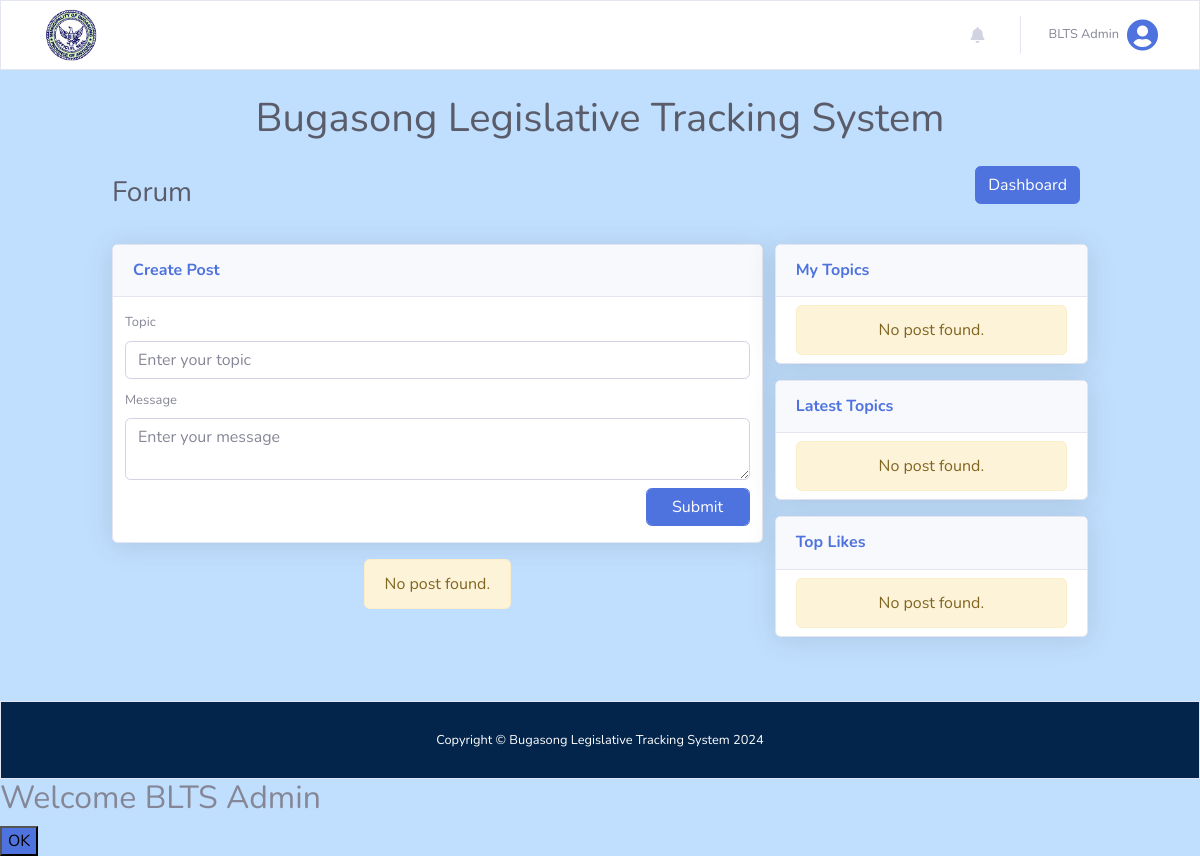
The page /views/citizen_forum.php (signed in) on the database as committed earlier.
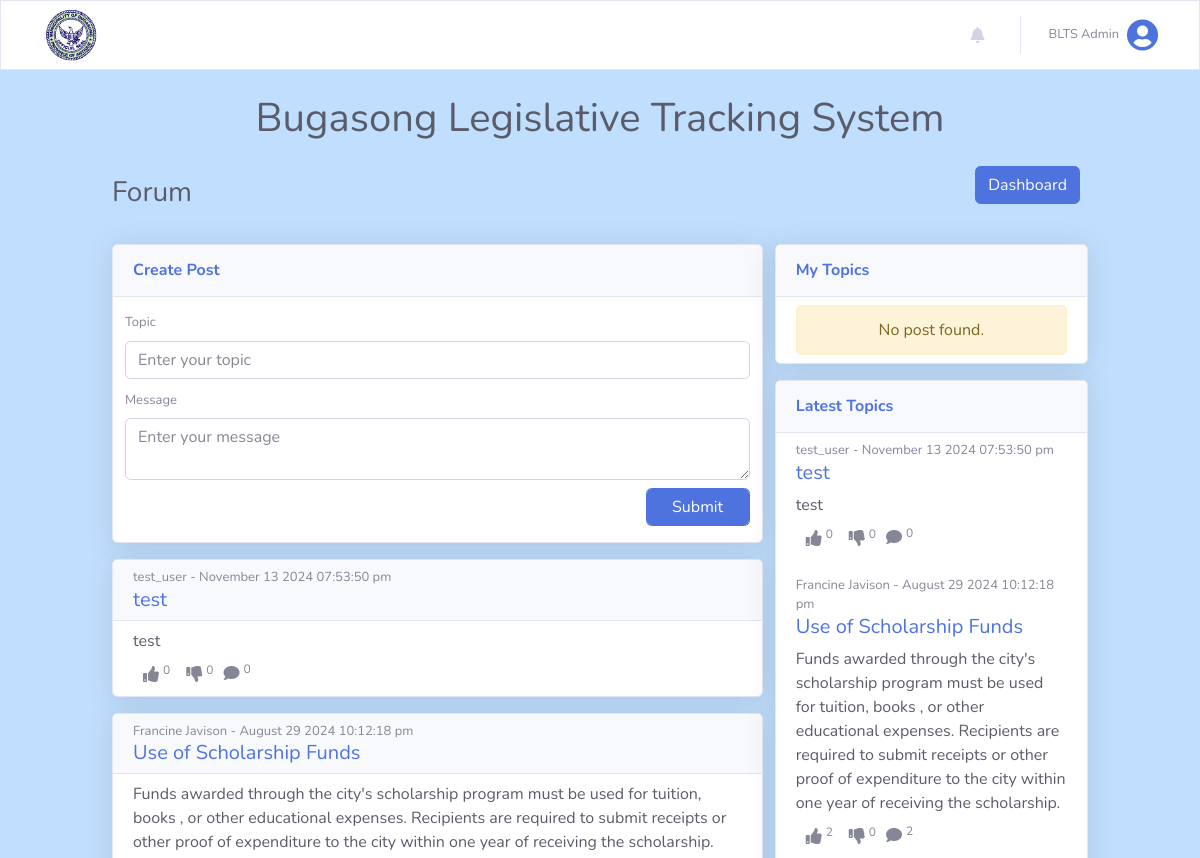
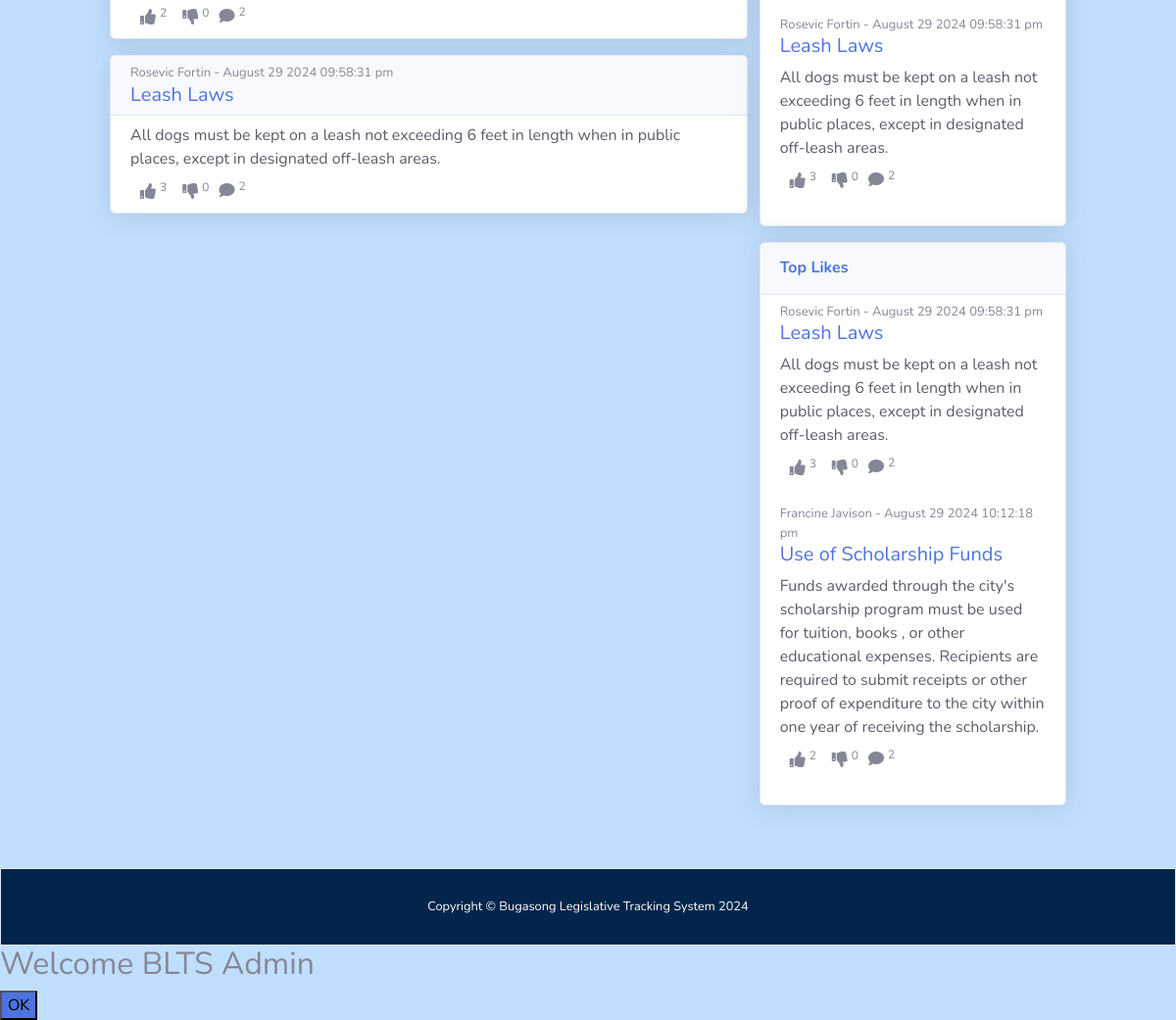
The same page on the database as committed later (2 pictures, top to bottom).
### tables this page shows
CREATE TABLE `posts` (
  `post_id` int(255) NOT NULL,
  `user_id` int(255) NOT NULL,
  `topic` longtext NOT NULL,
  `message` longtext NOT NULL,
  `status` int(255) NOT NULL DEFAULT 0,
  `reason` varchar(255) DEFAULT NULL,
  `date_added` datetime(6) NOT NULL DEFAULT current_timestamp(6)
);

CREATE TABLE `users` (
  `user_id` int(255) NOT NULL,
  `name` varchar(255) NOT NULL,
  `email` varchar(255) NOT NULL,
  `username` varchar(255) NOT NULL,
  `password` varchar(255) NOT NULL,
  `status` int(255) NOT NULL DEFAULT 0,
  `user_type` varchar(255) NOT NULL DEFAULT 'citizen',
  `date_added` datetime NOT NULL DEFAULT current_timestamp()
);

### views/citizen_forum.php (the view, shortened to what the changed rows need)
<?php
@include('citizen_header.php');
?>
<div class="d-flex flex-column mt-4 mx-auto col-12 col-md-12 col-lg-10" style="width: 100%;">
    <div id="content">
        <div class="container-fluid p-0 m-0">
            <div class="d-sm-flex align-items-center justify-content-between mb-4">
                <h1 class="h3 mb-0 text-gray-800">Forum</h1>
            </div>
            <div class="container-fluid p-0 d-flex flex-row">
                <div class="col-12 col-sm-8 p-0">
                    <div class="forum-post col-12 p-0">
                        <?php
                        $keyword = isset($_GET['search']) ? $_GET['search'] : '';
                        $posts = !empty($keyword) ? searchPost($keyword) : getAllPostRand();
                        ?>
                        <?php if (empty($posts)) : ?>
                            <div class="d-flex justify-content-center">
                                <div class="alert alert-warning" role="alert">
                                    No post found.
                                </div>
                            </div>
                        <?php else : ?>
                            <?php foreach ($posts as $post) : ?>
                                <div class="forum" id="post-list">
                                    <div class="card shadow mb-3">
                                        <div class="card-header pt-2 pb-0 forum-topic">
                                            <div class="d-flex flex-column">
                                                <span class="user" style="font-size: 13px;">
                                                    <?php foreach (getPostUserByPostID($post['post_id']) as $user) : echo $user['name'];
                                                    endforeach; ?> - <?php echo date('F d Y h:i:s a', strtotime($post['date_added'])); ?>
                                                </span>
                                                <a href="view_post.php?post_id=<?php echo $post['post_id']; ?>" class="citizen-view-post">
                                                    <h5 class="topic text-primary"><?php echo $post['topic']; ?></h5>
                                                </a>
                                            </div>
                                        </div>
                                        <div class="card-body py-2 forum-message">
                                            <div class="message mb-2 text-gray-800"><?php echo $post['message']; ?></div>
                                            <div class="feedback">
                                                <div class="d-flex">
                                                    <?php
                                                    $likeClass = userLikedPost($post['post_id'], user_id()) ? 'text-primary' : 'text-secondary';
                                                    $dislikeClass = userDislikedPost($post['post_id'], user_id()) ? 'text-danger' : 'text-secondary';
                                                    ?>
                                                    <button class="react-button <?php echo $likeClass; ?>" type="button" onclick="submitReaction(<?php echo $post['post_id']; ?>, <?php echo user_id(); ?>, 'liked')">
                                                        <span><i class="fas fa-thumbs-up m-1"></i><sup class="like-count-<?php echo $post['post_id']; ?>"><?php echo countReaction($post['post_id'], 'liked') ?></sup></span>
                                                    </button>
                                                    <button class="react-button <?php echo $dislikeClass; ?>" type="button" onclick="submitReaction(<?php echo $post['post_id']; ?>, <?php echo user_id(); ?>, 'disliked')">
                                                        <span><i class="fas fa-thumbs-down m-1"></i><sup class="dislike-count-<?php echo $post['post_id']; ?>"><?php echo countReaction($post['post_id'], 'disliked') ?></sup></span>
                                                    </button>
                                                    <a href="view_post.php?post_id=<?php echo $post['post_id']; ?>" class="citizen-view-post">
                                                        <span><i class="fas fa-comment m-1"></i><sup class="count-comment"><?php echo countPostComments($post['post_id']); ?></sup></span>
                                                    </a>
                                                </div>
                                            </div>
                                        </div>
                                    </div>
                                </div>
                            <?php endforeach; ?>
                        <?php endif; ?>
                    </div>
                </div>
                <div class="sidebar-container column col-12 col-sm-4 p-0 d-none d-sm-block">
                    <div class="col-12 p-0">
                        <div class="sidebar-forum col-12 pr-0">
                            <div class="card shadow mb-3">
                                <div class="card-body py-2 forum-message">
                                    <?php if (empty(getAllPostDesc(5))) : ?>
                                        <div class="alert alert-warning m-0 text-center" role="alert">
                                            No post found.
                                        </div>
                                    <?php endif; ?>
                                    <?php foreach (getAllPostDesc(5) as $post) : ?>
                                        <div class="d-flex flex-column">
                                            <span class="user" style="font-size: 13px;">
                                                <?php foreach (getPostUserByPostID($post['post_id']) as $user) : echo $user['name'];
                                                endforeach; ?>
                                                - <?php echo date('F d Y h:i:s a', strtotime($post['date_added'])); ?>
                                            </span>
                                            <a href="view_post.php?post_id=<?php echo $post['post_id']; ?>" class="citizen-view-post">
                                                <h5 class="topic text-primary"><?php echo $post['topic']; ?></h5>
                                            </a>
                                        </div>
                                        <div class="message mb-2 text-gray-800"><?php echo $post['message']; ?></div>
                                        <div class="feedback mb-4">
                                            <div class="d-flex">
                                                <?php
                                                $likeClass = userLikedPost($post['post_id'], user_id()) ? 'text-primary' : 'text-secondary';
                                                $dislikeClass = userDislikedPost($post['post_id'], user_id()) ? 'text-danger' : 'text-secondary';
                                                ?>
                                                <button class="react-button <?php echo $likeClass; ?>" type="button" onclick="submitReaction(<?php echo $post['post_id']; ?>, <?php echo user_id(); ?>, 'liked')">
                                                    <span><i class="fas fa-thumbs-up m-1"></i><sup class="like-count-<?php echo $post['post_id']; ?>"><?php echo countReaction($post['post_id'], 'liked') ?></sup></span>
                                                </button>
                                                <button class="react-button <?php echo $dislikeClass; ?>" type="button" onclick="submitReaction(<?php echo $post['post_id']; ?>, <?php echo user_id(); ?>, 'disliked')">
                                                    <span><i class="fas fa-thumbs-down m-1"></i><sup class="dislike-count-<?php echo $post['post_id']; ?>"><?php echo countReaction($post['post_id'], 'disliked') ?></sup></span>
                                                </button>
                                                <a href="view_post.php?post_id=<?php echo $post['post_id']; ?>" class="citizen-view-post">
                                                    <span><i class="fas fa-comment m-1"></i><sup class="count-comment"><?php echo countPostComments($post['post_id']); ?></sup></span>
                                                </a>
                                            </div>
                                        </div>
                                    <?php endforeach; ?>
                                </div>
                            </div>
                        </div>
                    </div>
                    <div class="col-12 p-0">
                        <div class="sidebar-forum col-12 pr-0">
                            <div class="card shadow mb-3">
                                <div class="card-body py-2 forum-message">
                                    <?php if (empty(getTopLikes(5))) : ?>
                                        <div class="alert alert-warning m-0 text-center" role="alert">
                                            No post found.
                                        </div>
                                    <?php endif; ?>
                                    <?php foreach (getTopLikes(5) as $post) : ?>
                                        <div class="d-flex flex-column">
                                            <span class="user" style="font-size: 13px;">
                                                <?php foreach (getPostUserByPostID($post['post_id']) as $user) : echo $user['name'];
                                                endforeach; ?>
                                                - <?php echo date('F d Y h:i:s a', strtotime($post['date_added'])); ?>
                                            </span>
                                            <a href="view_post.php?post_id=<?php echo $post['post_id']; ?>" class="citizen-view-post">
                                                <h5 class="topic text-primary"><?php echo $post['topic']; ?></h5>
                                            </a>
                                        </div>
                                        <div class="message mb-2 text-gray-800"><?php echo $post['message']; ?></div>
                                        <div class="feedback mb-4">
                                            <div class="d-flex">
                                                <?php
                                                $likeClass = userLikedPost($post['post_id'], user_id()) ? 'text-primary' : 'text-secondary';
                                                $dislikeClass = userDislikedPost($post['post_id'], user_id()) ? 'text-danger' : 'text-secondary';
                                                ?>
                                                <button class="react-button <?php echo $likeClass; ?>" type="button" onclick="submitReaction(<?php echo $post['post_id']; ?>, <?php echo user_id(); ?>, 'liked')">
                                                    <span><i class="fas fa-thumbs-up m-1"></i><sup class="like-count-<?php echo $post['post_id']; ?>"><?php echo countReaction($post['post_id'], 'liked') ?></sup></span>
                                                </button>
                                                <button class="react-button <?php echo $dislikeClass; ?>" type="button" onclick="submitReaction(<?php echo $post['post_id']; ?>, <?php echo user_id(); ?>, 'disliked')">
                                                    <span><i class="fas fa-thumbs-down m-1"></i><sup class="dislike-count-<?php echo $post['post_id']; ?>"><?php echo countReaction($post['post_id'], 'disliked') ?></sup></span>
                                                </button>
                                                <a href="view_post.php?post_id=<?php echo $post['post_id']; ?>" class="citizen-view-post">
                                                    <span><i class="fas fa-comment m-1"></i><sup class="count-comment"><?php echo countPostComments($post['post_id']); ?></sup></span>
                                                </a>
                                            </div>
                                        </div>
                                    <?php endforeach; ?>
                                </div>
                            </div>
                        </div>
                    </div>
                </div>
            </div>
        </div>
    </div>
</div>
<?php
@include('citizen_footer.php');
?>

Rows that differ between the two databases and show on the page:
added posts: user.name "test_user", date_added "November 13 2024 07:53:50 pm", topic "test", message "test", post_id "0"
added posts: user.name "Francine Javison", date_added "August 29 2024 10:12:18 pm", topic "Use of Scholarship Funds", message "Funds awarded through the city's scholarship program must be used for tuition, books , or other educational expenses. Recipients are required to submit receipts or other proof of expenditure to the city within one year of receiving the scholarship.", post_id "2", post_id "0"
added posts: user.name "Rosevic Fortin", date_added "August 29 2024 09:58:31 pm", topic "Leash Laws", message "All dogs must be kept on a leash not exceeding 6 feet in length when in public places, except in designated off-leash areas.", post_id "3", post_id "0", post_id "2"
Other text that changed with them:
text no longer shown: "No post found. No post found. No post found."
